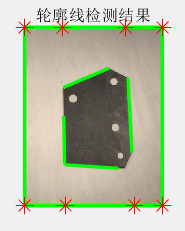
%> input picture 1.jpg, 185 x 231 px
$ octave --eval "result = simple_canny_detector;"   (GNU Octave 9; MATLAB toolbox functions it lacks are replaced by stand-ins)
%> lines starting %> are read from the running program, lines starting %| are printed output that depends on the picture; in (x1, y1, x2, y2) boxes, pixels count from 0 and x2, y2 are one past the last pixel; in counts of white or black regions, pixels touching at a corner belong together; the program's own positions count from 1
function [edges, pixel_count] = simple_canny_detector(img, sigma, low_thresh, high_thresh)
% SIMPLE_CANNY_DETECTOR 简单的Canny边缘检测器，专注于圆孔检测
%
% 输入参数:
%   img - 输入图像 (灰度图)，如果没有提供，将提示用户选择一个图像文件
%   sigma - 高斯滤波的sigma值，控制模糊程度，默认为1.5
%   low_thresh - Canny低阈值，默认为0.04
%   high_thresh - Canny高阈值，默认为0.15
%
% 输出:
%   edges - 检测到的边缘二值图像
%   pixel_count - 边缘像素数量
%
% 用法示例:
%   [edges, count] = simple_canny_detector();    % 提示选择图像
%   [edges, count] = simple_canny_detector(img); % 使用提供的图像
%   [edges, count] = simple_canny_detector(img, 1.8, 0.03, 0.12); % 自定义参数

% 如果没有提供输入图像，提示用户选择一个
if nargin < 1
    [filename, pathname] = uigetfile({'*.jpg;*.png;*.bmp;*.tif', '图像文件 (*.jpg, *.png, *.bmp, *.tif)'});
%> the answer given: 1.jpg
    if isequal(filename, 0) || isequal(pathname, 0)
        disp('用户取消了操作');
        edges = [];
        pixel_count = 0;
        return;
    end
    img = imread(fullfile(pathname, filename));
%> img is the input picture: size 231x185x3 uint8; mean R, G, B 185.4, 192.2, 169.1
    disp(['已加载图像: ', fullfile(pathname, filename)]);
end

% 设置默认参数
if nargin < 4
    high_thresh = 0.15;
end
if nargin < 3
    low_thresh = 0.04;
end
if nargin < 2
    sigma = 1.5;
end

% 确保图像是灰度图
if size(img, 3) == 3
    img = rgb2gray(img);
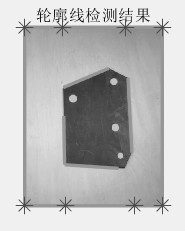
%> img: size 231x185 uint8; min 0, max 255, mean 187.5
end

% 1. 对图像进行预处理
% 局部对比度增强（自适应直方图均衡化）
enhanced_img = adapthisteq(img, 'ClipLimit', 0.02, 'Distribution', 'rayleigh');
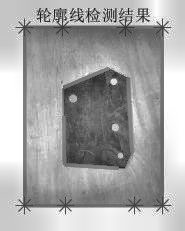
%> enhanced_img: size 231x185 uint8; min 0, max 255, mean 167.8

% 高斯滤波平滑图像，减少噪声
blurred_img = imgaussfilt(enhanced_img, sigma);
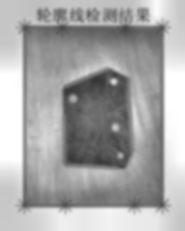
%> blurred_img: size 231x185 uint8; min 52, max 255, mean 167.8

% 2. 应用Canny边缘检测
edges = edge(blurred_img, 'Canny', [low_thresh high_thresh]);
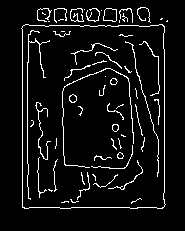
%> edges: size 231x185 logical; 6.7% white in thin lines or dots, all inside (x1, y1, x2, y2) = (21, 7, 168, 209)

% 3. 应用形态学操作以改进边缘
% 闭运算连接断开的边缘
se_close = strel('disk', 1);
edges = imclose(edges, se_close);
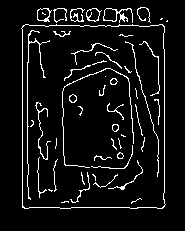
%> edges: size 231x185 logical; 6.9% white in thin lines or dots, all inside (x1, y1, x2, y2) = (21, 7, 168, 209)

% 计算边缘像素数量
pixel_count = sum(edges(:));
%> pixel_count = 2959

% 显示结果
figure('Name', '简单Canny边缘检测器结果');

% 原始图像
subplot(2, 2, 1);
imshow(img);
title('原始图像');

% 预处理后的图像
subplot(2, 2, 2);
imshow(blurred_img);
title(['预处理图像 (sigma = ', num2str(sigma), ')']);

% Canny边缘检测结果
subplot(2, 2, 3);
imshow(edges);
title(['Canny: ', num2str(pixel_count), ' 像素, 阈值 = [', num2str(low_thresh), ' ', num2str(high_thresh), ']']);

% 叠加在原图上的结果
subplot(2, 2, 4);
imshow(img);
hold on;
[rows, cols] = find(edges);
%> rows = 2959 values from 8 to 209; cols = 2959 values from 22 to 168
%> `result = simple_canny_detector;`:
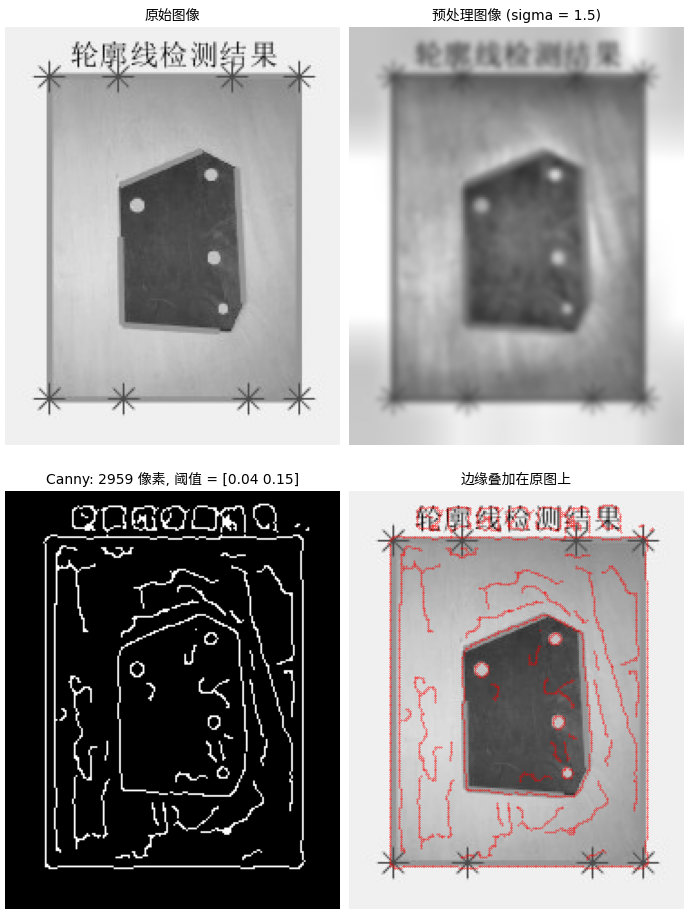
%> figure redrawn from the program's plot data, 4 panels
plot(cols, rows, 'r.', 'MarkerSize', 1);
title('边缘叠加在原图上');

% 返回结果
end

$ run again, on 3.jpg
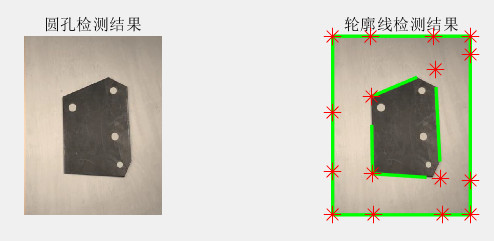
%> input picture 3.jpg, 494 x 241 px
%> in simple_canny_detector, img is the input picture: size 241x494x3 uint8; mean R, G, B 205.5, 204.2, 193.3
%> img: size 241x494 uint8
%> in simple_canny_detector, `edges = imclose(edges, se_close);`:
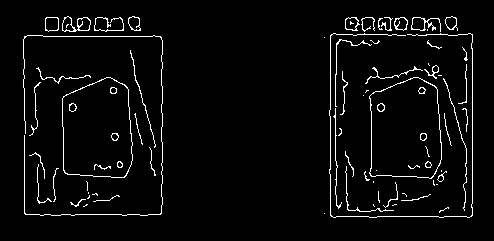
%> edges: size 241x494 logical; 3.9% white in thin lines or dots, all inside (x1, y1, x2, y2) = (23, 16, 473, 218)
%> pixel_count = 4610
%> rows = 4610 values from 17 to 218; cols = 4610 values from 24 to 473
%> `result = simple_canny_detector;`:
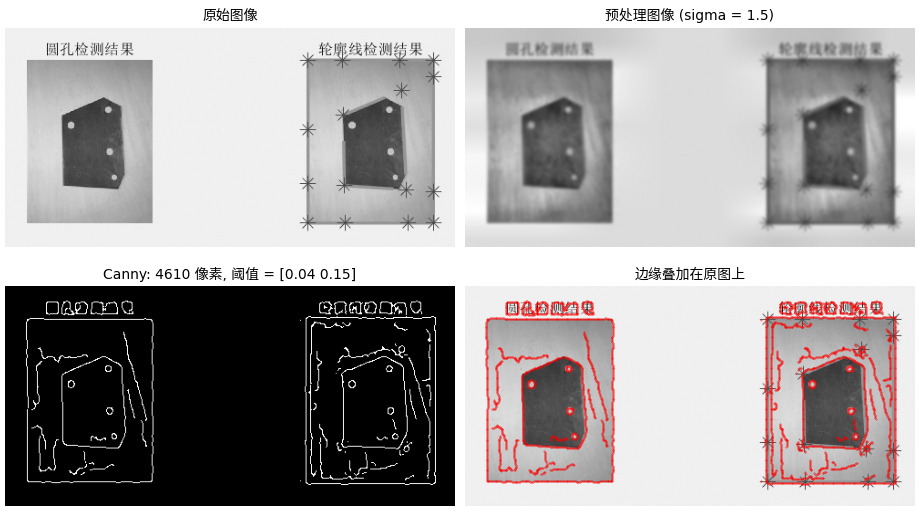
%> figure redrawn from the program's plot data, 4 panels

$ run again, on 4.jpg
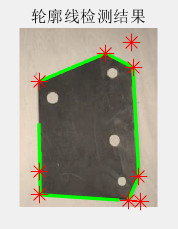
%> input picture 4.jpg, 178 x 229 px
%> in simple_canny_detector, img is the input picture: size 229x178x3 uint8; mean R, G, B 175.8, 174, 160.4
%> img: size 229x178 uint8
%> in simple_canny_detector, `edges = imclose(edges, se_close);`:
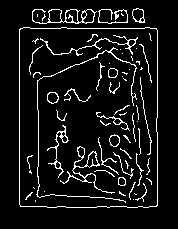
%> edges: size 229x178 logical; 8.1% white in thin lines or dots, all inside (x1, y1, x2, y2) = (19, 8, 158, 208)
%> pixel_count = 3284
%> rows = 3284 values from 9 to 208; cols = 3284 values from 20 to 158
%> `result = simple_canny_detector;`:
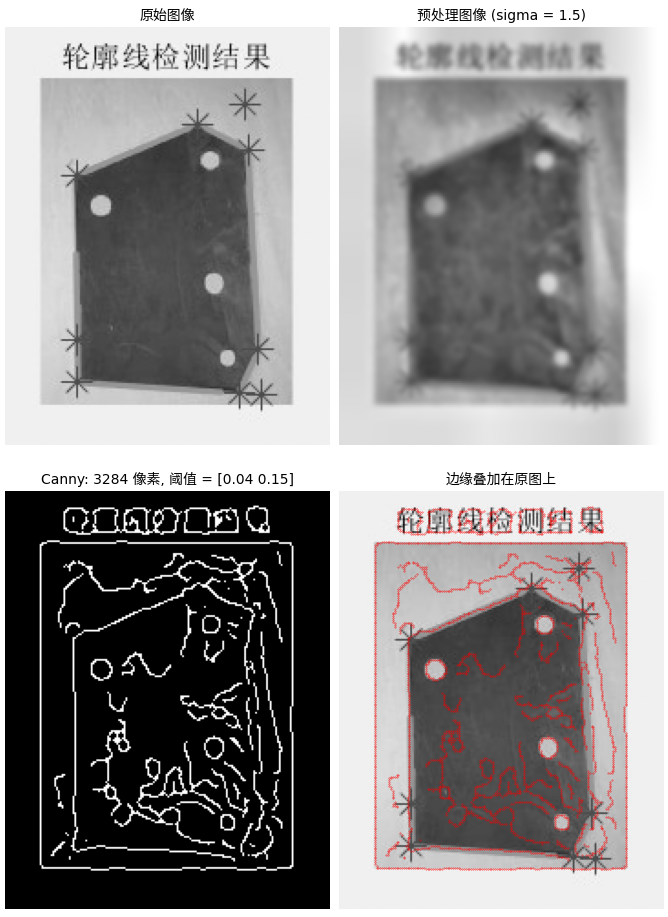
%> figure redrawn from the program's plot data, 4 panels
